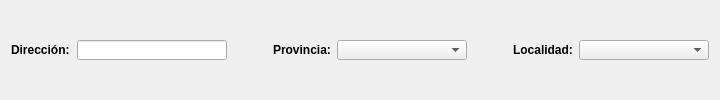
              <widget class="QWidget" name="widget_3" native="true">
               <property name="sizePolicy">
                <sizepolicy hsizetype="Expanding" vsizetype="Expanding">
                 <horstretch>0</horstretch>
                 <verstretch>0</verstretch>
                </sizepolicy>
               </property>
               <layout class="QHBoxLayout" name="horizontalLayout_3">
                <item>
                 <widget class="QLabel" name="lblDireccion">
                  <property name="minimumSize">
                   <size>
                    <width>60</width>
                    <height>20</height>
                   </size>
                  </property>
                  <property name="font">
                   <font>
                    <family>Segoe UI</family>
                    <weight>75</weight>
                    <bold>true</bold>
                   </font>
                  </property>
                  <property name="text">
                   <string>Dirección:</string>
                  </property>
                 </widget>
                </item>
                <item>
                 <widget class="QLineEdit" name="txtDireccion">
                  <property name="minimumSize">
                   <size>
                    <width>150</width>
                    <height>20</height>
                   </size>
                  </property>
                  <property name="maximumSize">
                   <size>
                    <width>150</width>
                    <height>20</height>
                   </size>
                  </property>
                 </widget>
                </item>
                <item>
                 <spacer name="horizontalSpacer_6">
                  <property name="orientation">
                   <enum>Qt::Horizontal</enum>
                  </property>
                  <property name="sizeType">
                   <enum>QSizePolicy::Minimum</enum>
                  </property>
                  <property name="sizeHint" stdset="0">
                   <size>
                    <width>40</width>
                    <height>20</height>
                   </size>
                  </property>
                 </spacer>
                </item>
                <item>
                 <widget class="QLabel" name="lblProvincia">
                  <property name="minimumSize">
                   <size>
                    <width>50</width>
                    <height>20</height>
                   </size>
                  </property>
                  <property name="font">
                   <font>
                    <family>Segoe UI</family>
                    <weight>75</weight>
                    <bold>true</bold>
                   </font>
                  </property>
                  <property name="text">
                   <string>Provincia:</string>
                  </property>
                 </widget>
                </item>
                <item>
                 <widget class="QComboBox" name="cmbProvincia">
                  <property name="sizePolicy">
                   <sizepolicy hsizetype="Preferred" vsizetype="Fixed">
                    <horstretch>0</horstretch>
                    <verstretch>0</verstretch>
                   </sizepolicy>
                  </property>
                  <property name="minimumSize">
                   <size>
                    <width>130</width>
                    <height>20</height>
                   </size>
                  </property>
                  <property name="maximumSize">
                   <size>
                    <width>130</width>
                    <height>20</height>
                   </size>
                  </property>
                 </widget>
                </item>
                <item>
                 <spacer name="horizontalSpacer_14">
                  <property name="orientation">
                   <enum>Qt::Horizontal</enum>
                  </property>
                  <property name="sizeHint" stdset="0">
                   <size>
                    <width>40</width>
                    <height>20</height>
                   </size>
                  </property>
                 </spacer>
                </item>
                <item>
                 <widget class="QLabel" name="lblLocalidad">
                  <property name="minimumSize">
                   <size>
                    <width>50</width>
                    <height>20</height>
                   </size>
                  </property>
                  <property name="font">
                   <font>
                    <family>Segoe UI</family>
                    <weight>75</weight>
                    <bold>true</bold>
                   </font>
                  </property>
                  <property name="text">
                   <string>Localidad:</string>
                  </property>
                 </widget>
                </item>
                <item>
                 <widget class="QComboBox" name="cmbLocalidad">
                  <property name="minimumSize">
                   <size>
                    <width>130</width>
                    <height>20</height>
                   </size>
                  </property>
                  <property name="maximumSize">
                   <size>
                    <width>16777215</width>
                    <height>20</height>
                   </size>
                  </property>
                 </widget>
                </item>
               </layout>
              </widget>
